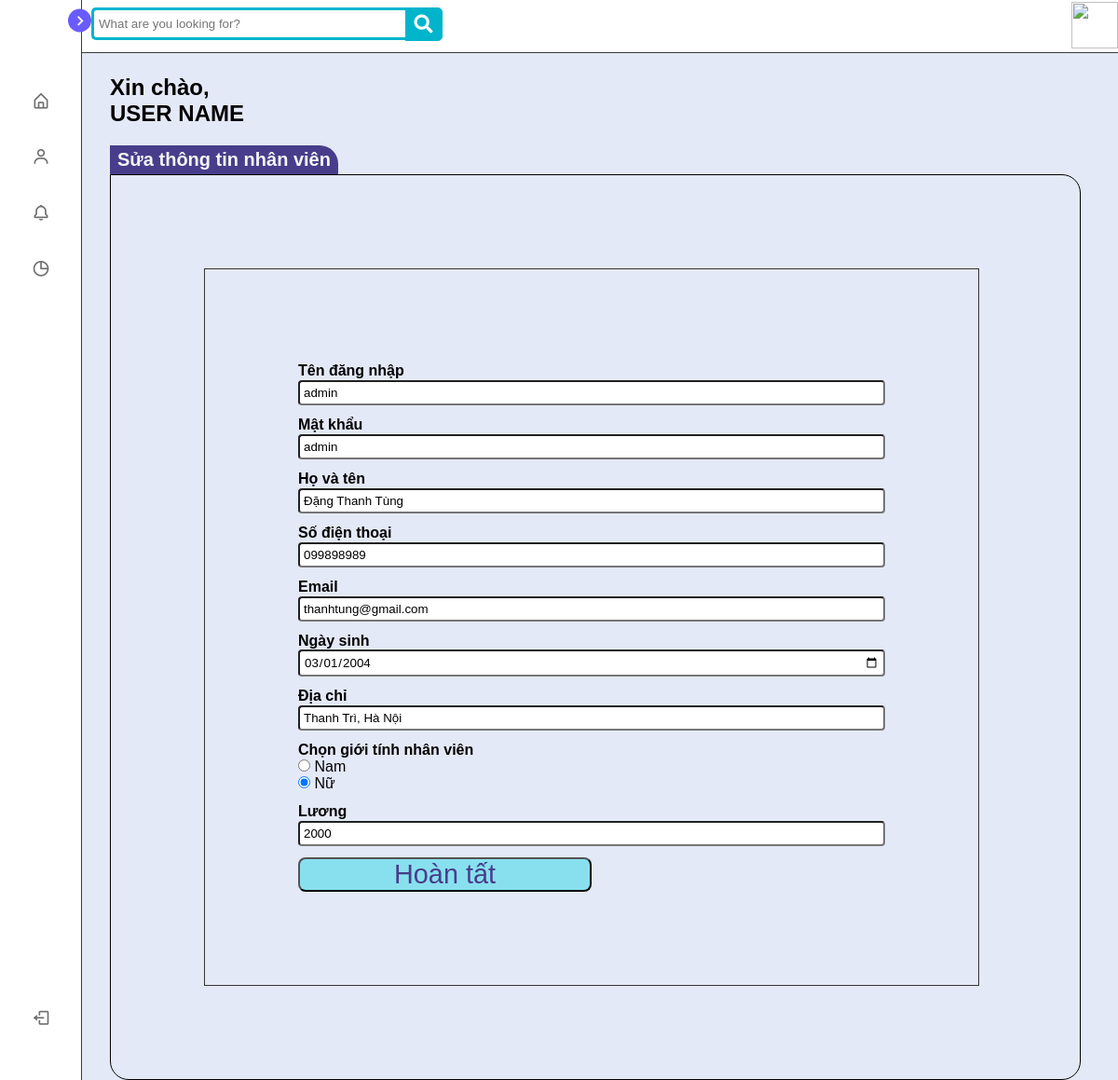
Page /manage/update.php on the earlier database version.
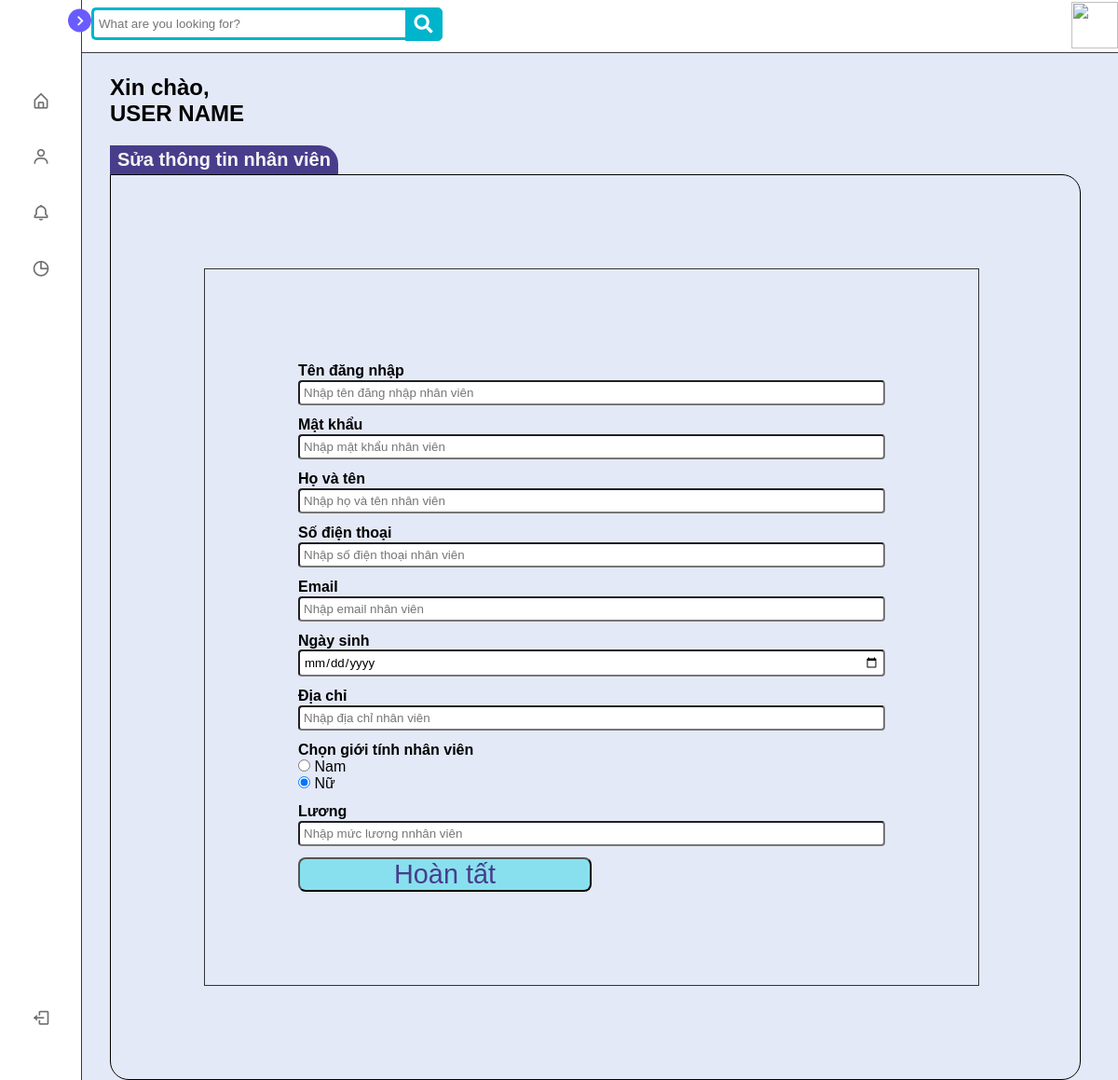
Same page on the later database version.
### tables this page shows
CREATE TABLE IF NOT EXISTS `nhan_vien` (
  `ma` int(11) NOT NULL AUTO_INCREMENT,
  `ho_ten` varchar(50) DEFAULT NULL,
  `sdt` varchar(15) DEFAULT NULL,
  `email` varchar(100) DEFAULT NULL,
  `ngay_sinh` date DEFAULT NULL,
  `dia_chi` varchar(255) DEFAULT NULL,
  `gioi_tinh` bit(1) NOT NULL,
  `luong` int(11) DEFAULT NULL,
  `id_tai_khoan` int(11) NOT NULL,
  PRIMARY KEY (`ma`),
  UNIQUE KEY `email` (`email`,`sdt`)
);

### lib_db.php (called while the page is built, shortened)
<?php
global $link;
function select_one($sql)
{
	$data = exec_select($sql);
	if (!$data) return null;
	return $data[0];
}
function exec_select($sql)
{
	global $link;
	$ret = isset($ret) ? $ret : array();
	$res = $link->query($sql);
	$err = mysqli_error($link);
	if ($res) {
		while ($row = $res->fetch_array(MYSQLI_ASSOC)) {
			$ret[] = $row;
		}
	}
	return $ret;
}

### manage/update.php (the view, shortened to what this page needs)
<?php
require_once("../lib_db.php");
$id = $_SESSION['id'];
$current_year = date("Y");
$end_year = $current_year - 18;
$start_year = $current_year - 45;
$time_start = date("$start_year-m-d");
$time_end = date("$end_year-m-d");
$sql = "select * from nhan_vien where ma = '$id'";
$nhanvien = select_one($sql);
?>
<?php require_once('../root/top.php') ?>
<?php top('Sửa thông tin nhân viên') ?>
</head>
<body>
  <?php require_once('../root/menu.php') ?>
  <?php require_once('../root/header.php') ?>
  <div class="container">
    <div class="hello-user">
      <h2>Xin chào,</h2>
      <h2>USER NAME</h2>
    </div>
    <div class="button-add">
    </div>
    <div class="title">
      <h2>Sửa thông tin nhân viên</h2>
    </div>
    <div class="table">
      <div class="wrap">
        <form class="form-edit" id="form-add" method="POST" action="./process/process_update.php">
          <div class="form-group">
            <label class="form-label-1">Tên đăng nhập</label>
            <input name="ten_dang_nhap"  value = "<?php echo $nhanvien["ten_dang_nhap"] ?>" placeholder="Nhập tên đăng nhập nhân viên" class="form-control form-style" rules="required" />
          </div>
          <div class="form-group">
            <label class="form-label-1">Mật khẩu</label>
            <input name="mat_khau" value = "<?php echo $nhanvien["mat_khau"] ?>" placeholder="Nhập mật khẩu nhân viên" class="form-control form-style" rules="required" />
          </div>
          <div class="form-group">
            <label class="form-label-1">Họ và tên</label>
            <input name="ho_ten" value = "<?php echo $nhanvien["ho_ten"] ?>" placeholder="Nhập họ và tên nhân viên" class="form-control form-style" rules="required" />
          </div>
          <div class="form-group">
            <label class="form-label-1">Số điện thoại</label>
            <input name="sdt" value = "<?php echo $nhanvien["sdt"] ?>" placeholder="Nhập số điện thoại nhân viên" class="form-control form-style" rules="required" />
          </div>
          <div class="form-group">
            <label class="form-label-1">Email</label>
            <input name="email" value = "<?php echo $nhanvien["email"] ?>" placeholder="Nhập email nhân viên" class="form-control form-style" rules="required" />
          </div>
          <div class="form-group">
            <label class="form-label-1">Ngày sinh</label>
            <input type="date" value = "<?php echo $nhanvien["ngay_sinh"] ?>" name="ngay_sinh" min=<?= $time_start ?> max=<?= $time_end ?> class="form-control form-style" rules="required">
          </div>
          <div class="form-group">
            <label class="form-label-1">Địa chỉ</label>
            <input name="dia_chi" value = "<?php echo $nhanvien["dia_chi"] ?>" placeholder="Nhập địa chỉ nhân viên" class="form-control form-style" rules="required" />
          </div>
          <div class="form-group mt-4">
            <label class="form-label-1">Chọn giới tính nhân viên</label>
            <div class="form-check">
              <input class="form-check-input" type="radio" name="gioi_tinh" value="male" id="male" <?php if($nhanvien["gioi_tinh"] == 1) echo "checked" ?>>
              <label class="form-check-label" for="male">Nam</label>
            </div>
            <div class="form-check">
              <input class="form-check-input" type="radio" name="gioi_tinh" value="female" id="female" <?php if($nhanvien["gioi_tinh"] == 0) echo "checked" ?>>
              <label class="form-check-label" for="female">Nữ</label>
            </div>
          </div>
          <div class="form-group" id = "123">
            <label class="form-label-1">Lương</label>
            <input name="luong" value = "<?php echo $nhanvien["luong"] ?>" placeholder="Nhập mức lương nnhân viên" class="form-control form-style" rules="required" />
          </div>
          <button class="btn-submit" type="submit" >Hoàn tất</button>
        </form>
      </div>
      <?php require_once('../root/footer.php') ?>
  <?php require_once('../root/footer.php') ?>
</body>
</html>

### root/top.php
<?php
function top($title)
{
  echo "<!DOCTYPE html>
  <html lang='en'>
  <head>
    <meta charset='UTF-8'>
    <meta http-equiv='X-UA-Compatible' content='IE=edge'>
    <meta name='viewport' content='width=device-width, initial-scale=1.0'>
    <title>$title</title>
    <link rel='stylesheet' href='../assets/css/addproduct2.css'>
    <link rel='stylesheet' href='../assets/css/grid.css'>
    <link rel='stylesheet' href='../assets/css/base.css'>
    <link rel='stylesheet' href='../assets/css/style.css'>
    <link rel='stylesheet' href='../assets/css/validation.css'>
    <link href='https://unpkg.com/boxicons@2.1.1/css/boxicons.min.css' rel='stylesheet'>
    <link rel='stylesheet' href='https://use.fontawesome.com/releases/v5.15.2/css/all.css' />
    <link rel='preconnect' href='https://fonts.googleapis.com'>
    <link rel='preconnect' href='https://fonts.gstatic.com' crossorigin>
    <link href='https://fonts.googleapis.com/css2?family=Montserrat:ital,wght@0,100;0,300;0,400;0,700;0,800;0,900;1,500&display=swap' rel='stylesheet'>
    ";
}

### root/menu.php (shortened to what this page needs)
<nav class="sidebar close">
  <header>
    <div class="image-text">
    </div>
    <i class="bx bx-chevron-right toggle"></i>
  </header>
  <div class="menu-bar">
    <div class="menu">
      <ul class="menu-links">
        <li class="nav-link">
          <a href="#">
            <i class="bx bx-home-alt icon"></i>
          </a>
        </li>
        <li class="nav-link" id="user-click">
          <a href="#" class="user-click" onclick="hien1()">
            <i class="bx bx-user icon"></i>
          </a>
        </li>
        <li class="nav-link">
          <a href="#" onclick="hien2()">
            <i class="bx bx-bell icon"></i>
          </a>
        </li>
        <li class="nav-link">
          <a href="#" onclick="hien3()">
            <i class="bx bx-pie-chart-alt icon"></i>
          </a>
        </li>
      </ul>
    </div>
    <div class="bottom-content">
      <li class="">
        <a href="#">
          <i class="bx bx-log-out icon"></i>
        </a>
      </li>
    </div>
  </div>
</nav>

### root/header.php
<section class="home">
  <div class="header-top">
    <div class="search">
      <input type="text" class="searchTerm" placeholder="What are you looking for?">
      <button type="submit" class="searchButton">
        <i class="fa fa-search"></i>
      </button>
      <div class="img-user"><span><img width="50" height="50" src="https://cdn-icons-png.flaticon.com/512/3135/3135768.png" alt=""></span></div>
    </div>
  </div>

### root/footer.php (shortened to what this page needs)
</section>

### assets/css/addproduct2.css (style rules this page uses)
* { font-family: Arial, Helvetica, sans-serif; box-sizing: border-box; margin: 0; padding: 0; }

### assets/css/base.css (style rules this page uses)
:root { --primary-color: #110a57; --yellow-color: #fec93b; --dark-blue: #07689f; --normal-blue: #40a8c5; --light-blue: #a0d5f4; }

### assets/css/style.css (style rules this page uses)
* { margin: 0; padding: 0; box-sizing: border-box; font-family: 'Poppins', sans-serif; }
:root { --body-color: #e4e9f7; --sidebar-color: #fff; --primary-color: #695cfe; --primary-color-light: #f6f5ff; --toggle-color: #ddd; --text-color: #707070; --tran-03: all 0.2s ease; --tran-03: all 0.3s ease; --tran-04: all 0.3s ease; --tran-05: all 0.3s ease; }
body { min-height: 100vh; background-color: var(--body-color); transition: var(--tran-05); }
.sidebar { position: fixed; top: 0; left: 0; height: 100%; width: 250px; padding: 10px 14px; background: var(--sidebar-color); transition: var(--tran-05); z-index: 100; }
.sidebar.close { width: 88px; border-right: 0.5px solid #3a3b3c; }
.sidebar li { height: 50px; list-style: none; align-items: center; margin-top: 10px; }
.sidebar header .image, .sidebar .icon { min-width: 60px; border-radius: 6px; }
.sidebar .icon { min-width: 60px; border-radius: 6px; height: 100%; display: flex; align-items: center; justify-content: center; font-size: 20px; }
.sidebar .text, .sidebar .icon { color: var(--text-color); transition: var(--tran-03); }
.sidebar header { position: relative; }
.sidebar header .image-text { display: flex; align-items: center; }
.sidebar header .toggle { position: absolute; top: 50%; right: -25px; transform: translateY(-50%) rotate(180deg); height: 25px; width: 25px; background-color: var(--primary-color); color: var(--sidebar-color); border-radius: 50%; display: flex; align-items: center; justify-content: center; font-size: 22px; cursor: pointer; transition: var(--tran-05); }
.sidebar.close .toggle { transform: translateY(-50%) rotate(0deg); }
.sidebar .menu { margin-top: 40px; }
.sidebar li a { list-style: none; height: 100%; background-color: transparent; display: flex; align-items: center; height: 100%; width: 100%; border-radius: 6px; text-decoration: none; transition: var(--tran-03); }
.sidebar .menu-bar { height: calc(100% - 55px); display: flex; flex-direction: column; justify-content: space-between; overflow-y: scroll; }
.home { position: absolute; top: 0; top: 0; left: 250px; width: calc(100% - 250px); background-color: var(--body-color); transition: var(--tran-05); }
.sidebar.close ~ .home { left: 78px; width: calc(100% - 78px); }
.header-top { height: 60px; }
body { background: #f2f2f2; font-family: 'Open Sans', sans-serif; }
.search { width: 100%; position: relative; display: flex; background-color: white; border-bottom: 0.5px solid #3a3b3c; }
.searchTerm { width: 30%; border: 3px solid #00b4cc; border-right: none; padding: 5px; height: 20px; border-radius: 5px 0 0 5px; color: #9dbfaf; height: 35px; margin-left: 20px; margin-top: 8px; }
.searchButton { width: 40px; height: 36px; border: 1px solid #00b4cc; background: #00b4cc; text-align: center; color: #fff; border-radius: 0 5px 5px 0; cursor: pointer; font-size: 20px; margin-top: 8px; }
.img-user { margin-left: auto; margin-top: 2px; }
.hello-user { width: 80%; float: left; }
.hello-user h2 { width: auto; }
.container { padding: 20px 40px; }
.button-add { width: 20%; float: right; margin-top: 15px; height: 70px; }
.title { margin-top: 20px; float: left; background-color: darkslateblue; border-top-right-radius: 20px; padding: 4px 8px; }
.title h2 { font-size: 20px; color: whitesmoke; text-align: center; }
.table { float: left; width: 100%; }
.table { border: 1px solid black; border-bottom-left-radius: 20px; border-bottom-right-radius: 20px; border-top-right-radius: 20px; height: auto; }
.form-label-1 { width: 30%; font-weight: 700; }
.form-style { border-radius: 4px; width: 100%; padding: 4px; }
.wrap { margin: 100px 100px; width: 80%; border: 1px solid #333; }
.form-edit { margin: 100px; }
.btn-submit { color: #483d8b; border-radius: 8px; width: 50%; font-size: 1.8rem; cursor: pointer; background-color: rgb(136, 224, 238); }

### assets/css/validation.css (style rules this page uses)
.form-group { margin-bottom: 12px; }

Differences in the rows shown:
removed nhan_vien: ten_dang_nhap "admin", mat_khau "admin", ho_ten "Đặng Thanh Tùng", sdt "099898989", email "thanhtung@gmail.com", ngay_sinh "03/01/2004", dia_chi "Thanh Trì, Hà Nội", gioi_tinh "☐ Nam", gioi_tinh "☑ Nữ", luong "2000"
Other differences:
form field gioi_tinh: (not shown) → "☐ Nam"
form field gioi_tinh: (not shown) → "☑ Nữ"
